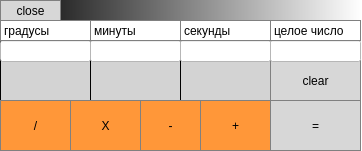
<?xml version="1.0" encoding="UTF-8"?>
<ui version="4.0">
 <class>MainWindow</class>
 <widget class="QMainWindow" name="MainWindow">
  <property name="geometry">
   <rect>
    <x>0</x>
    <y>0</y>
    <width>362</width>
    <height>151</height>
   </rect>
  </property>
  <property name="windowTitle">
   <string>calculator</string>
  </property>
  <property name="styleSheet">
   <string notr="true">background-color: qlineargradient(spread:pad, x1:0, y1:0, x2:1, y2:0, stop:0 rgba(0, 0, 0, 255), stop:1 rgba(255, 255, 255, 255));</string>
  </property>
  <widget class="QWidget" name="centralwidget">
   <widget class="QLabel" name="label_gradus">
    <property name="geometry">
     <rect>
      <x>0</x>
      <y>60</y>
      <width>91</width>
      <height>41</height>
     </rect>
    </property>
    <property name="styleSheet">
     <string notr="true">border: 1px solid black;
background-color: rgb(211, 211, 211);
gridline-color: qlineargradient(spread:pad, x1:0, y1:0, x2:1, y2:1, stop:0 rgba(135, 135, 134, 255), stop:1 rgba(255, 255, 255, 255));</string>
    </property>
    <property name="text">
     <string/>
    </property>
   </widget>
   <widget class="QLabel" name="label_minute">
    <property name="geometry">
     <rect>
      <x>90</x>
      <y>60</y>
      <width>91</width>
      <height>41</height>
     </rect>
    </property>
    <property name="styleSheet">
     <string notr="true">border: 1px solid black;
background-color: rgb(211, 211, 211);
gridline-color: qlineargradient(spread:pad, x1:0, y1:0, x2:1, y2:1, stop:0 rgba(135, 135, 134, 255), stop:1 rgba(255, 255, 255, 255));</string>
    </property>
    <property name="text">
     <string/>
    </property>
   </widget>
   <widget class="QLabel" name="label_second">
    <property name="geometry">
     <rect>
      <x>180</x>
      <y>60</y>
      <width>91</width>
      <height>41</height>
     </rect>
    </property>
    <property name="styleSheet">
     <string notr="true">border: 1px solid black;
background-color: rgb(211, 211, 211);
gridline-color: qlineargradient(spread:pad, x1:0, y1:0, x2:1, y2:1, stop:0 rgba(135, 135, 134, 255), stop:1 rgba(255, 255, 255, 255));</string>
    </property>
    <property name="text">
     <string/>
    </property>
   </widget>
   <widget class="QLineEdit" name="lineEdit_gradus">
    <property name="geometry">
     <rect>
      <x>0</x>
      <y>40</y>
      <width>91</width>
      <height>22</height>
     </rect>
    </property>
    <property name="styleSheet">
     <string notr="true">background-color: rgb(255, 255, 255);</string>
    </property>
   </widget>
   <widget class="QPushButton" name="clear">
    <property name="geometry">
     <rect>
      <x>270</x>
      <y>60</y>
      <width>91</width>
      <height>41</height>
     </rect>
    </property>
    <property name="styleSheet">
     <string notr="true">QPushButton {
	font: 12pt &quot;Segoe UI&quot;;

  background-color: rgb(215, 215, 215);
  border: 1px solid gray;
}
QPushButton:pressed {
    background-color: qlineargradient(x1: 0, y1: 0, x2: 0, y2: 1,
                                      stop: 0 #BEBEBE, stop: 1 #D7D7D7);
}</string>
    </property>
    <property name="text">
     <string>clear</string>
    </property>
   </widget>
   <widget class="QPushButton" name="minus">
    <property name="geometry">
     <rect>
      <x>140</x>
      <y>100</y>
      <width>61</width>
      <height>51</height>
     </rect>
    </property>
    <property name="styleSheet">
     <string notr="true">

QPushButton:pressed {
    background-color: qlineargradient(x1: 0, y1: 0, x2: 0, y2: 1,
                                      stop: 0 #FF7832, stop: 1 #FF9739);
}QPushButton {
font: 18pt &quot;Segoe UI&quot;;
  background-color: rgb(255, 151, 57);
  color: black; 
  border: 1px solid gray;
}

QPushButton:pressed {
    background-color: qlineargradient(x1: 0, y1: 0, x2: 0, y2: 1,
                                      stop: 0 #FF7832, stop: 1 #FF9739);
}</string>
    </property>
    <property name="text">
     <string>-</string>
    </property>
   </widget>
   <widget class="QLineEdit" name="lineEdit_minute">
    <property name="geometry">
     <rect>
      <x>90</x>
      <y>40</y>
      <width>91</width>
      <height>22</height>
     </rect>
    </property>
    <property name="styleSheet">
     <string notr="true">background-color: rgb(255, 255, 255);</string>
    </property>
   </widget>
   <widget class="QLineEdit" name="lineEdit_second">
    <property name="geometry">
     <rect>
      <x>180</x>
      <y>40</y>
      <width>91</width>
      <height>22</height>
     </rect>
    </property>
    <property name="styleSheet">
     <string notr="true">background-color: rgb(255, 255, 255);</string>
    </property>
   </widget>
   <widget class="QPushButton" name="result">
    <property name="geometry">
     <rect>
      <x>270</x>
      <y>100</y>
      <width>91</width>
      <height>51</height>
     </rect>
    </property>
    <property name="styleSheet">
     <string notr="true">QPushButton {
	font:  20pt &quot;Segoe UI&quot;;
  background-color: rgb(215, 215, 215);
  border: 1px solid gray;
}
QPushButton:pressed {
    background-color: qlineargradient(x1: 0, y1: 0, x2: 0, y2: 1,
                                      stop: 0 #BEBEBE, stop: 1 #D7D7D7);
}</string>
    </property>
    <property name="text">
     <string>=</string>
    </property>
   </widget>
   <widget class="QPushButton" name="plus">
    <property name="geometry">
     <rect>
      <x>200</x>
      <y>100</y>
      <width>71</width>
      <height>51</height>
     </rect>
    </property>
    <property name="styleSheet">
     <string notr="true">

QPushButton:pressed {
    background-color: qlineargradient(x1: 0, y1: 0, x2: 0, y2: 1,
                                      stop: 0 #FF7832, stop: 1 #FF9739);
}QPushButton {
font: 14pt &quot;Segoe UI&quot;;
  background-color: rgb(255, 151, 57);
  color: black; 
  border: 1px solid gray;
}

QPushButton:pressed {
    background-color: qlineargradient(x1: 0, y1: 0, x2: 0, y2: 1,
                                      stop: 0 #FF7832, stop: 1 #FF9739);
}</string>
    </property>
    <property name="text">
     <string>+</string>
    </property>
   </widget>
   <widget class="QPushButton" name="mult">
    <property name="geometry">
     <rect>
      <x>70</x>
      <y>100</y>
      <width>71</width>
      <height>51</height>
     </rect>
    </property>
    <property name="styleSheet">
     <string notr="true">

QPushButton:pressed {
    background-color: qlineargradient(x1: 0, y1: 0, x2: 0, y2: 1,
                                      stop: 0 #FF7832, stop: 1 #FF9739);
}QPushButton {
font: 14pt &quot;Segoe UI&quot;;
  background-color: rgb(255, 151, 57);
  color: black; 
  border: 1px solid gray;
}

QPushButton:pressed {
    background-color: qlineargradient(x1: 0, y1: 0, x2: 0, y2: 1,
                                      stop: 0 #FF7832, stop: 1 #FF9739);
}</string>
    </property>
    <property name="text">
     <string>X</string>
    </property>
   </widget>
   <widget class="QPushButton" name="delenie">
    <property name="geometry">
     <rect>
      <x>0</x>
      <y>100</y>
      <width>71</width>
      <height>51</height>
     </rect>
    </property>
    <property name="styleSheet">
     <string notr="true">

QPushButton:pressed {
    background-color: qlineargradient(x1: 0, y1: 0, x2: 0, y2: 1,
                                      stop: 0 #FF7832, stop: 1 #FF9739);
}QPushButton {
font: 14pt &quot;Segoe UI&quot;;
  background-color: rgb(255, 151, 57);
  color: black; 
  border: 1px solid gray;
}

QPushButton:pressed {
    background-color: qlineargradient(x1: 0, y1: 0, x2: 0, y2: 1,
                                      stop: 0 #FF7832, stop: 1 #FF9739);
}</string>
    </property>
    <property name="text">
     <string>/</string>
    </property>
   </widget>
   <widget class="QPushButton" name="close">
    <property name="geometry">
     <rect>
      <x>0</x>
      <y>0</y>
      <width>61</width>
      <height>21</height>
     </rect>
    </property>
    <property name="styleSheet">
     <string notr="true">QPushButton {
  background-color: rgb(215, 215, 215);
  border: 1px solid gray;
}
QPushButton:pressed {
    background-color: qlineargradient(x1: 0, y1: 0, x2: 0, y2: 1,
                                      stop: 0 #BEBEBE, stop: 1 #D7D7D7);
}</string>
    </property>
    <property name="text">
     <string>close</string>
    </property>
   </widget>
   <widget class="QLabel" name="label_4">
    <property name="geometry">
     <rect>
      <x>90</x>
      <y>20</y>
      <width>91</width>
      <height>21</height>
     </rect>
    </property>
    <property name="styleSheet">
     <string notr="true">background-color: rgb(255, 255, 255);
border: 1px solid gray;</string>
    </property>
    <property name="text">
     <string>минуты</string>
    </property>
   </widget>
   <widget class="QLabel" name="label_5">
    <property name="geometry">
     <rect>
      <x>0</x>
      <y>20</y>
      <width>91</width>
      <height>21</height>
     </rect>
    </property>
    <property name="styleSheet">
     <string notr="true">background-color: rgb(255, 255, 255);
border: 1px solid gray;</string>
    </property>
    <property name="text">
     <string>градусы</string>
    </property>
   </widget>
   <widget class="QLabel" name="label_6">
    <property name="geometry">
     <rect>
      <x>180</x>
      <y>20</y>
      <width>91</width>
      <height>21</height>
     </rect>
    </property>
    <property name="styleSheet">
     <string notr="true">background-color: rgb(255, 255, 255);
border: 1px solid gray;</string>
    </property>
    <property name="text">
     <string>секунды</string>
    </property>
   </widget>
   <widget class="QLineEdit" name="lineEdit_number">
    <property name="geometry">
     <rect>
      <x>270</x>
      <y>40</y>
      <width>91</width>
      <height>22</height>
     </rect>
    </property>
    <property name="styleSheet">
     <string notr="true">background-color: rgb(255, 255, 255);</string>
    </property>
   </widget>
   <widget class="QLabel" name="label_7">
    <property name="geometry">
     <rect>
      <x>270</x>
      <y>20</y>
      <width>91</width>
      <height>21</height>
     </rect>
    </property>
    <property name="styleSheet">
     <string notr="true">background-color: rgb(255, 255, 255);
border: 1px solid gray;</string>
    </property>
    <property name="text">
     <string>целое число</string>
    </property>
   </widget>
  </widget>
 </widget>
 <resources/>
 <connections>
  <connection>
   <sender>close</sender>
   <signal>clicked()</signal>
   <receiver>MainWindow</receiver>
   <slot>close()</slot>
   <hints>
    <hint type="sourcelabel">
     <x>154</x>
     <y>111</y>
    </hint>
    <hint type="destinationlabel">
     <x>196</x>
     <y>91</y>
    </hint>
   </hints>
  </connection>
 </connections>
</ui>
